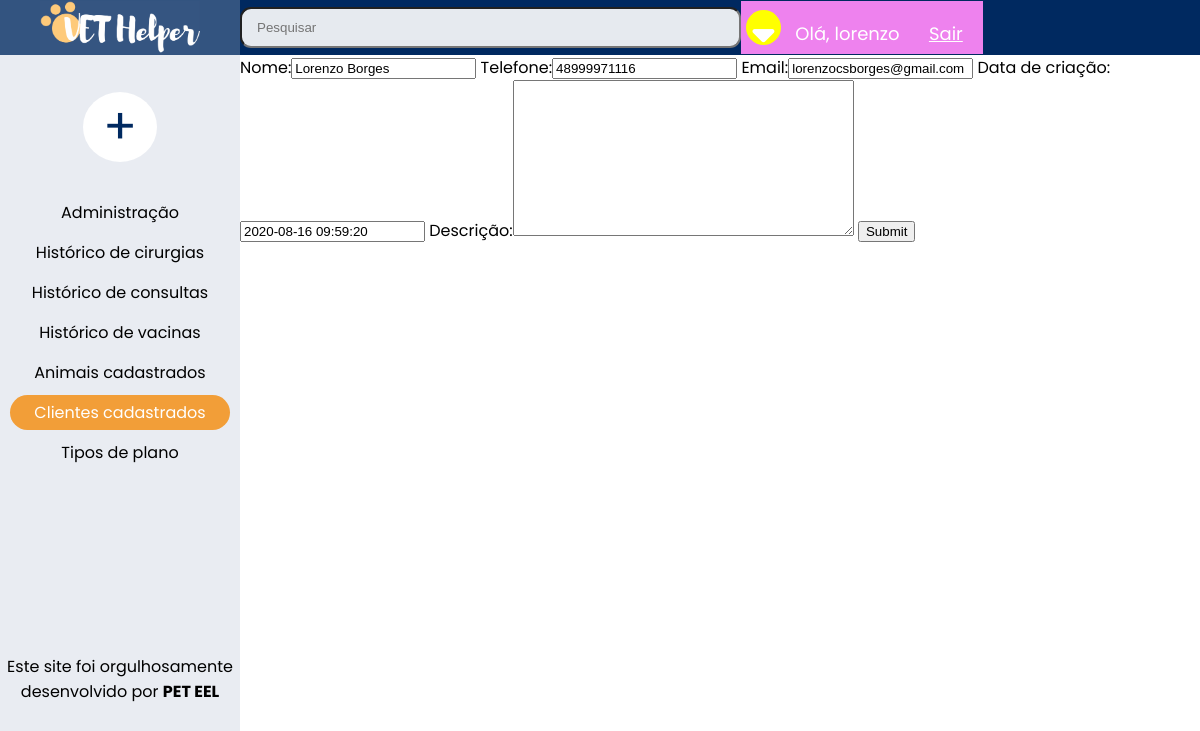
Screenshot of /atualizar_cliente/9/ (signed in) with the database file from the repository.
### clientes/models.py (models this page shows, shortened)
class Tutor(models.Model):
    nome = models.CharField(max_length=255, blank=True, default='Nenhum')
    telefone = models.CharField(max_length=255, blank=True)
    email = models.CharField(max_length=255, blank=True)
    data_criacao_tutor = models.DateTimeField(verbose_name='Data de criação', default=timezone.now)
    descricao_tutor = models.TextField(verbose_name='Descrição', blank=True)
    class Meta:
        verbose_name = 'Tutor'
        verbose_name_plural = 'Tutores'

### clientes/views.py (the view)
# urls.py: path('atualizar_cliente/<str:pk>/', views.atualizarCliente, name='atualizar_cliente'),
@login_required(login_url='login')
def atualizarCliente(request, pk):
    tutor = Tutor.objects.get(id=pk)
    form = TutorForm(instance=tutor)
    if request.method == 'POST':
        form = TutorForm(request.POST, instance=tutor)
        if form.is_valid():
            form.save()
            return redirect('clientes')
    context = {'form':form}
    return render(request, 'clientes/clientes_form.html', context)

### clientes/forms.py
class TutorForm(ModelForm):
    class Meta:
        model = Tutor
        fields = '__all__'

### clientes/templates/clientes/clientes_form.html (shortened to what this page needs)
{% extends 'base.html' %}
{% block conteudo-esquerda %}
<div class="home_page-esquerda">
    <section class="botao" style="margin-top: 35px;">
        <a class="botao-esquerda" href="#">+</a>
    </section>
    <section>
        <a class="links-principais" href="{% url 'admin:index' %}">Administração</a>
    </section>
    <section>
        <a class="links-principais" href="{% url 'cirurgia' %}">Histórico de cirurgias</a>
    </section>
    <section>
        <a class="links-principais" href="{% url 'consulta' %}">Histórico de consultas</a>
    </section>
    <section>
        <a class="links-principais" href="{% url 'vacina' %}">Histórico de vacinas</a>
    </section>
    <section>
        <a class="links-principais" href="{% url 'index' %}">Animais cadastrados</a>
    </section>
    <section>
        <a class="links-principais-especial" href="{% url 'clientes' %}">Clientes cadastrados</a>
    </section>
    <section>
        <a class="links-principais" href="#">Tipos de plano</a>
    </section>
</div>
{% endblock %}
{%block conteudo-direita%}
<form action = "" method="POST">
    {{form}}
    <input type="submit" name="Criar">
</form>
{% endblock%}

### templates/parciais/_nav.html (shortened to what this page needs)
{% load static %}
<head>
    <div class="navbar">
        <div class="navbar-esquerda">
            <a href="{% url 'index' %}"></a>
        </div>
        <input type="text" placeholder="Pesquisar">
        <div class="navbar-direita">
            <a href="#" class="fa fa-sort-down"></a>
            <span class='hello-msg'>Olá, {{request.user}}</span>
            <span> <a class='hello-msg' href='{% url "logout" %}'> Sair </a></span>
        </div>
    </div>
</head>

### templates/static/CSS/style.css (style rules this page uses)
body { font-family: Poppins; margin: 0; background-color: white; font-size: 16px; height: 100%; width: 100%; }
.navbar { background-color: #002960; position: fixed; overflow: hidden; top: 0; width: 100%; display: flex; height: 55px; align-items: center; }
.navbar-esquerda { width: 20%; height: 100%; background-image: url(logo.png); background-size: 160px; background-position: center; background-repeat: no-repeat; margin: 0; padding: 0; }
.navbar-esquerda a { margin-left: auto; margin-right: auto; padding: 50%; }
.navbar-direita { font-size: 35px; align-items: center; background-color: violet; margin-top: auto; margin-bottom: auto; }
.navbar input { width: 40%; height: 35px; border-radius: 11px; background-image: url(search.png); background-size: 22px; background-position: 530px 7px; background-repeat: no-repeat; padding-left: 15px; background-color: rgba(255, 255, 255, 0.9); }
.fa-sort-down { text-decoration: none; background-color: yellow; border-radius: 50%; height: 35px; width: 35px; text-align: center; color: white; margin: 5px; }
.home_page-esquerda { text-align: center; }
.home_page-esquerda a { text-decoration: none; }
.home_page-esquerda section { padding: 0px; margin-top: 15px; margin-bottom: 25px; }
.botao { position: relative; display: inline-block; }
.botao-esquerda { border-radius: 50%; background-color: white; padding-top: 0; padding-bottom: 0; padding-left: 20px; padding-right: 20px; font-size: 50px; color: #002960; }
.links-principais { color: black; display: block; border-radius: 25px; padding: 5px; margin-top: -10px; margin-bottom: -20px; margin-left: 10px; margin-right: 10px; }
.links-principais-especial { color: white; display: block; border-radius: 25px; padding: 5px; margin-top: -10px; margin-bottom: -20px; margin-left: 10px; margin-right: 10px; background-color: #F29E38; }

### templates/parciais/_nav.html (style rules this page uses)
.hello-msg { font-size: 18px; color: white; margin-right: 20px; }

### rows the page displays
Tutor: nome "Lorenzo Borges", telefone "48999971116", email "lorenzocsborges@gmail.com", data_criacao_tutor "2020-08-16 09:59:20"

### other values shown
{{ request.user }} "lorenzo"
